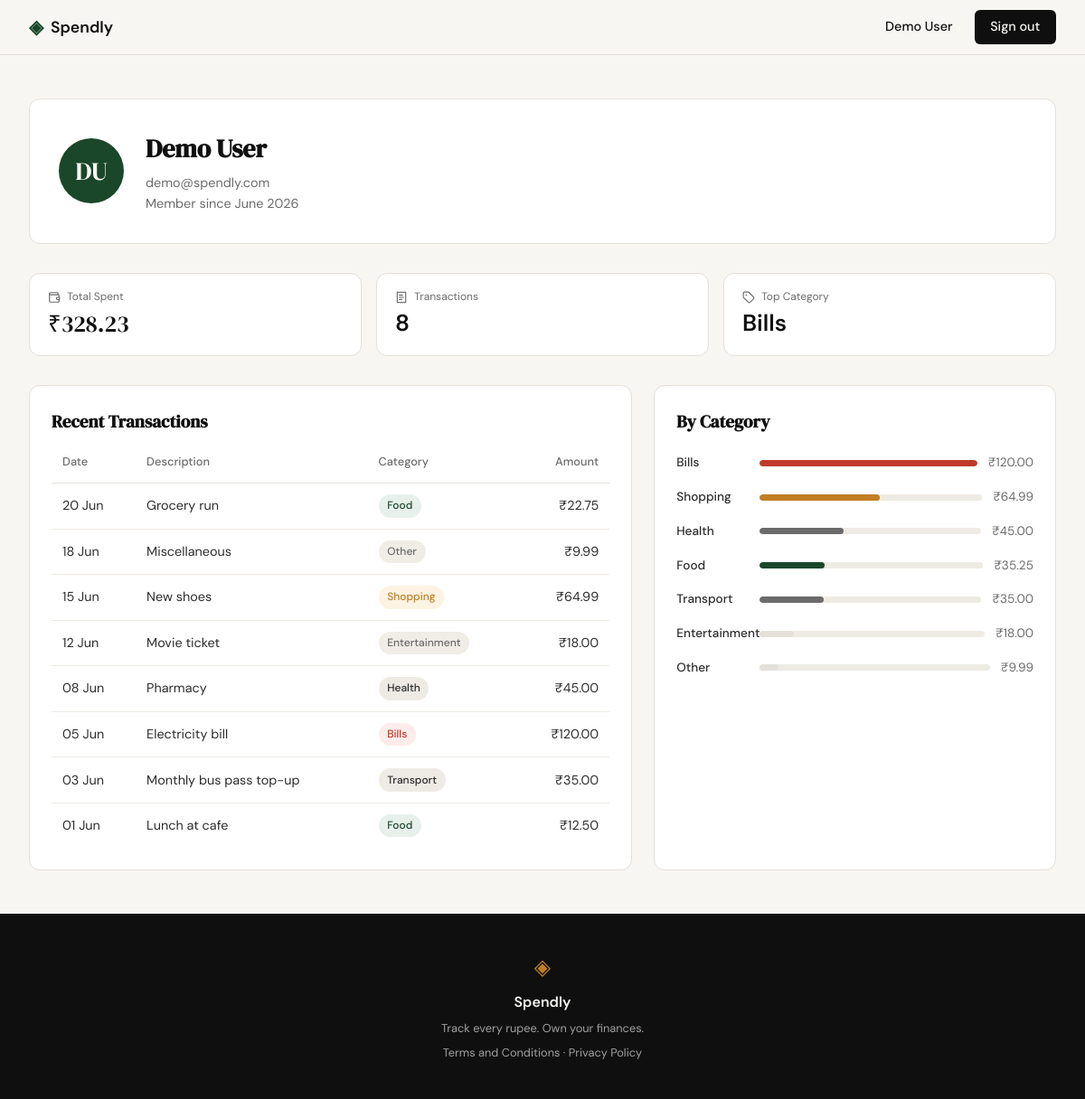
Screenshot of /profile (signed in) with the database file from the repository.
### tables this page shows
CREATE TABLE users (
            id            INTEGER PRIMARY KEY AUTOINCREMENT,
            name          TEXT    NOT NULL,
            email         TEXT    UNIQUE NOT NULL,
            password_hash TEXT    NOT NULL,
            created_at    TEXT    DEFAULT (datetime('now'))
        );

CREATE TABLE expenses (
            id          INTEGER PRIMARY KEY AUTOINCREMENT,
            user_id     INTEGER NOT NULL REFERENCES users(id),
            amount      REAL    NOT NULL,
            category    TEXT    NOT NULL,
            date        TEXT    NOT NULL,
            description TEXT,
            created_at  TEXT    DEFAULT (datetime('now'))
        );

### app.py (the view)
@app.route("/profile")
def profile():
    if not session.get("user_id"):
        return redirect(url_for("login"))
    user = get_user_by_id(session["user_id"])
    if user is None:
        session.clear()
        return redirect(url_for("login"))
    stats        = get_summary_stats(session["user_id"])
    transactions = get_recent_transactions(session["user_id"])
    categories   = get_category_breakdown(session["user_id"])
    return render_template(
        "profile.html",
        user=user,
        stats=stats,
        transactions=transactions,
        categories=categories,
    )

### database/db.py (called while the page is built)
def get_db():
    conn = sqlite3.connect(DB_PATH)
    conn.row_factory = sqlite3.Row
    conn.execute("PRAGMA foreign_keys = ON")
    return conn

### database/queries.py (called while the page is built)
def get_user_by_id(user_id):
    conn = get_db()
    row = conn.execute(
        "SELECT name, email, created_at FROM users WHERE id = ?", (user_id,)
    ).fetchone()
    conn.close()
    if row is None:
        return None
    dt = datetime.strptime(row["created_at"][:10], "%Y-%m-%d")
    return {
        "name": row["name"],
        "email": row["email"],
        "member_since": dt.strftime("%B %Y"),
    }

def get_summary_stats(user_id):
    conn = get_db()
    row = conn.execute(
        "SELECT COALESCE(SUM(amount), 0) AS total, COUNT(*) AS cnt FROM expenses WHERE user_id = ?",
        (user_id,),
    ).fetchone()
    top = conn.execute(
        "SELECT category FROM expenses WHERE user_id = ? GROUP BY category ORDER BY SUM(amount) DESC LIMIT 1",
        (user_id,),
    ).fetchone()
    conn.close()
    return {
        "total_spent": f"₹{row['total']:.2f}",
        "transaction_count": row["cnt"],
        "top_category": top["category"] if top else "—",
    }

def get_recent_transactions(user_id, limit=10):
    conn = get_db()
    rows = conn.execute(
        "SELECT date, description, category, amount FROM expenses WHERE user_id = ? ORDER BY date DESC LIMIT ?",
        (user_id, limit),
    ).fetchall()
    conn.close()
    result = []
    for r in rows:
        dt = datetime.strptime(r["date"], "%Y-%m-%d")
        result.append({
            "date": dt.strftime("%d %b"),
            "description": r["description"],
            "category": r["category"],
            "amount": f"₹{r['amount']:.2f}",
        })
    return result

def get_category_breakdown(user_id):
    conn = get_db()
    rows = conn.execute(
        "SELECT category AS name, SUM(amount) AS total FROM expenses WHERE user_id = ? GROUP BY category ORDER BY total DESC",
        (user_id,),
    ).fetchall()
    conn.close()
    if not rows:
        return []
    max_total = rows[0]["total"]
    return [
        {
            "name": r["name"],
            "amount": f"₹{r['total']:.2f}",
            "pct": round(r["total"] / max_total * 100),
        }
        for r in rows
    ]

### templates/profile.html (shortened to what this page needs)
{% extends "base.html" %}
{% block content %}
<div class="profile-page">
    <div class="profile-header-card">
        <div class="profile-avatar">
            {{ user.name.split()[0][0] | upper }}{{ user.name.split()[-1][0] | upper }}
        </div>
        <div class="profile-user-meta">
            <h1>{{ user.name }}</h1>
            <p>{{ user.email }}</p>
            <p>Member since {{ user.member_since }}</p>
        </div>
    </div>
    <div class="profile-stats">
        <div class="mock-stat-card">
            <div class="mock-stat-label">
                <i data-lucide="wallet" class="stat-icon"></i> Total Spent
            </div>
            <div class="mock-stat-value">{{ stats.total_spent }}</div>
        </div>
        <div class="mock-stat-card">
            <div class="mock-stat-label">
                <i data-lucide="receipt-text" class="stat-icon"></i> Transactions
            </div>
            <div class="mock-stat-value mock-stat-value-plain">{{ stats.transaction_count }}</div>
        </div>
        <div class="mock-stat-card">
            <div class="mock-stat-label">
                <i data-lucide="tag" class="stat-icon"></i> Top Category
            </div>
            <div class="mock-stat-value mock-stat-value-plain">{{ stats.top_category }}</div>
        </div>
    </div>
    <div class="profile-body">
        <div class="profile-table">
            <h2>Recent Transactions</h2>
            <table>
                <thead>
                    <tr>
                        <th>Date</th>
                        <th>Description</th>
                        <th>Category</th>
                        <th>Amount</th>
                    </tr>
                </thead>
                <tbody>
                    {% for t in transactions %}
                    <tr>
                        <td>{{ t.date }}</td>
                        <td>{{ t.description }}</td>
                        <td>
                            <span class="cat-badge cat-{{ t.category | lower }}">{{ t.category }}</span>
                        </td>
                        <td>{{ t.amount }}</td>
                    </tr>
                    {% endfor %}
                </tbody>
            </table>
        </div>
        <div class="profile-categories">
            <h2>By Category</h2>
            {% for c in categories %}
            <div class="profile-cat-row">
                <span class="profile-cat-name">{{ c.name }}</span>
                <div class="mock-bar-track">
                    <div class="mock-bar-fill cat-fill-{{ c.name | lower }}" style="width: {{ c.pct }}%"></div>
                </div>
                <span class="profile-cat-amount">{{ c.amount }}</span>
            </div>
            {% endfor %}
        </div>
    </div>
</div>
{% endblock %}

### templates/base.html (shortened to what this page needs)
<!DOCTYPE html>
<html lang="en">
<head>
    <link rel="stylesheet" href="{{ url_for('static', filename='css/style.css') }}">
</head>
<body>
    <nav class="navbar">
        <div class="nav-inner">
            <a href="{{ url_for('landing') }}" class="nav-brand">
                <span class="brand-icon">◈</span>
                <span class="brand-name">Spendly</span>
            </a>
            <div class="nav-links">
                {% if session.get("user_id") %}
                    <span class="nav-user">{{ session.get("user_name") }}</span>
                    <a href="{{ url_for('logout') }}" class="nav-cta">Sign out</a>
                {% else %}
                    <a href="{{ url_for('login') }}">Sign in</a>
                    <a href="{{ url_for('register') }}" class="nav-cta">Get started</a>
                {% endif %}
            </div>
        </div>
    </nav>
    <main class="main-content">
        {% block content %}{% endblock %}
    </main>
    <footer class="footer">
        <div class="footer-inner">
            <span class="brand-icon">◈</span>
            <span class="footer-name">Spendly</span>
            <p class="footer-copy">Track every rupee. Own your finances.</p>
            <p class="footer-links"><a href="{{ url_for('terms') }}">Terms and Conditions</a> · <a href="{{ url_for('privacy') }}">Privacy Policy</a></p>
        </div>
    </footer>
</body>
</html>

### rows the page displays
users: get "Demo User", name "D", name "U", name "Demo User", email "demo@spendly.com"
expenses: top_category "Bills", date "05 Jun", description "Electricity bill", category "Bills", amount "₹120.00"
expenses: date "20 Jun", description "Grocery run", category "Food", amount "₹22.75"
expenses: date "18 Jun", description "Miscellaneous", category "Other", amount "₹9.99"
expenses: date "15 Jun", description "New shoes", category "Shopping", amount "₹64.99"
expenses: date "12 Jun", description "Movie ticket", category "Entertainment", amount "₹18.00"
expenses: date "08 Jun", description "Pharmacy", category "Health", amount "₹45.00"
expenses: date "03 Jun", description "Monthly bus pass top-up", category "Transport", amount "₹35.00"
expenses: date "01 Jun", description "Lunch at cafe", category "Food", amount "₹12.50"

### other values shown
{{ user.member_since }} "June 2026"
{{ stats.total_spent }} "₹328.23"
{{ stats.transaction_count }} "8"
{{ c.name }} "Bills" "Shopping" "Health" "Food" "Transport" "Entertainment" "Other"
{{ c.amount }} "₹120.00" "₹64.99" "₹45.00" "₹35.25" "₹35.00" "₹18.00" "₹9.99"
